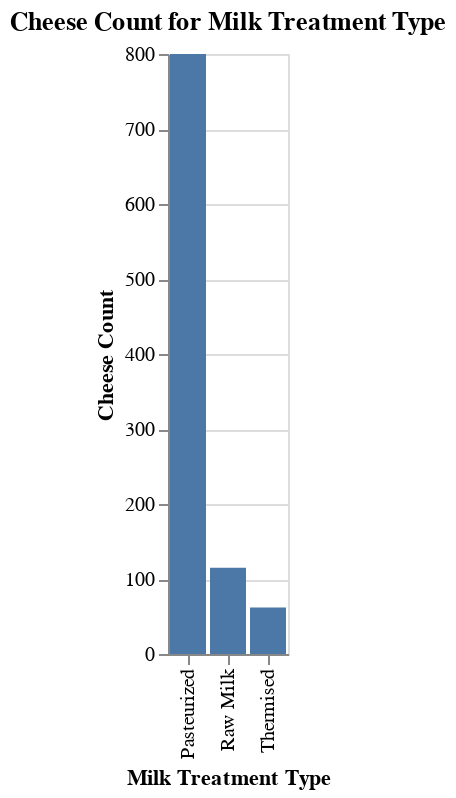

Notebook code cell kept with this figure:
### Markdown cell above
This visualization also shares the similar issue, which is possible class imbalance due to two columns, namely "Cow" and "Goat," outnumbering the rest by a hefty amount; a balanced-class-weight parameter should be introduced to the models later to prevent class imbalance from happening.

### Code cell
# use groupby and count function to tally up how many cheese are categorized in each distinct value
cheese_groupby_milktreat = cheese.groupby(by='MilkTreatmentTypeEn').count().reset_index()
cheese_groupby_milktreat

# the plot function itself with "Fat Level" as X, and "CheeseName" as Y
cheese_milktreat_barchart = alt.Chart(cheese_groupby_milktreat).mark_bar().encode(alt.X('MilkTreatmentTypeEn:N', title='Milk Treatment Type'),
                                                                                alt.Y('ManufacturingTypeEn:Q', title='Cheese Count')
                                                                                ).properties(title='Cheese Count for Milk Treatment Type')
cheese_milktreat_barchart

### Figure 1 — Vega-Lite specification as saved in the notebook (floating-point values rounded to 4 significant figures)
{"config": {"view": {"continuousWidth": 400, "continuousHeight": 300}}, "data": {"name": "data-9d96f2ea1639619d55b92af3779b70bd"}, "mark": "bar", "encoding": {"x": {"type": "nominal", "field": "MilkTreatmentTypeEn", "title": "Milk Treatment Type"}, "y": {"type": "quantitative", "field": "ManufacturingTypeEn", "title": "Cheese Count"}}, "title": "Cheese Count for Milk Treatment Type", "$schema": "https://vega.github.io/schema/vega-lite/v4.8.1.json", "datasets": {"data-9d96f2ea1639619d55b92af3779b70bd": [{"MilkTreatmentTypeEn": "Pasteurized", "ManufacturerProvCode": 800, "ManufacturingTypeEn": 800, "MoisturePercent": 787, "Organic": 800, "CategoryTypeEn": 793, "MilkTypeEn": 800, "FatLevel": 800}, {"MilkTreatmentTypeEn": "Raw Milk", "ManufacturerProvCode": 115, "ManufacturingTypeEn": 115, "MoisturePercent": 114, "Organic": 115, "CategoryTypeEn": 115, "MilkTypeEn": 115, "FatLevel": 115}, {"MilkTreatmentTypeEn": "Thermised", "ManufacturerProvCode": 62, "ManufacturingTypeEn": 62, "MoisturePercent": 62, "Organic": 62, "CategoryTypeEn": 62, "MilkTypeEn": 62, "FatLevel": 62}]}}
